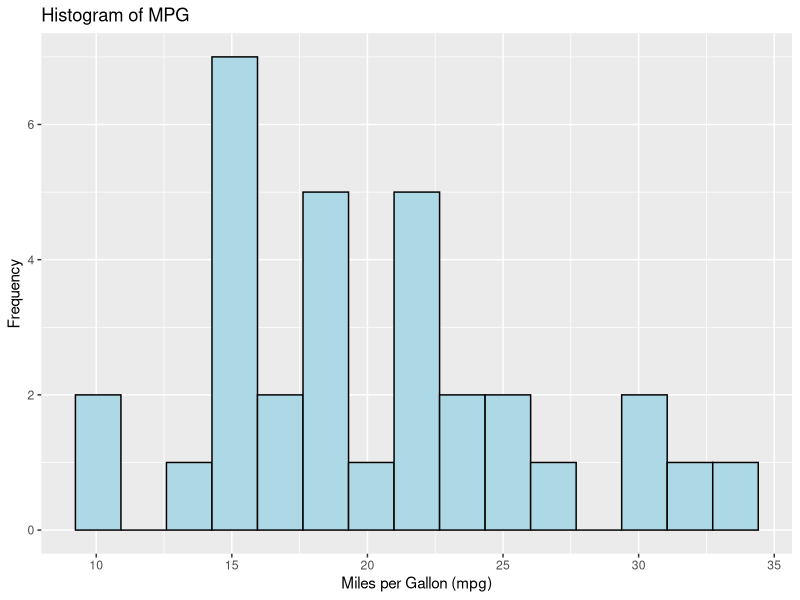
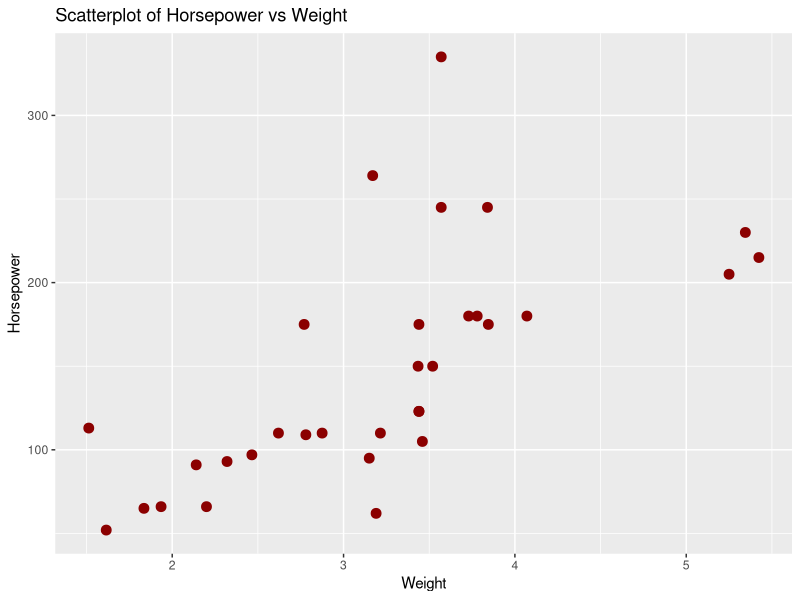
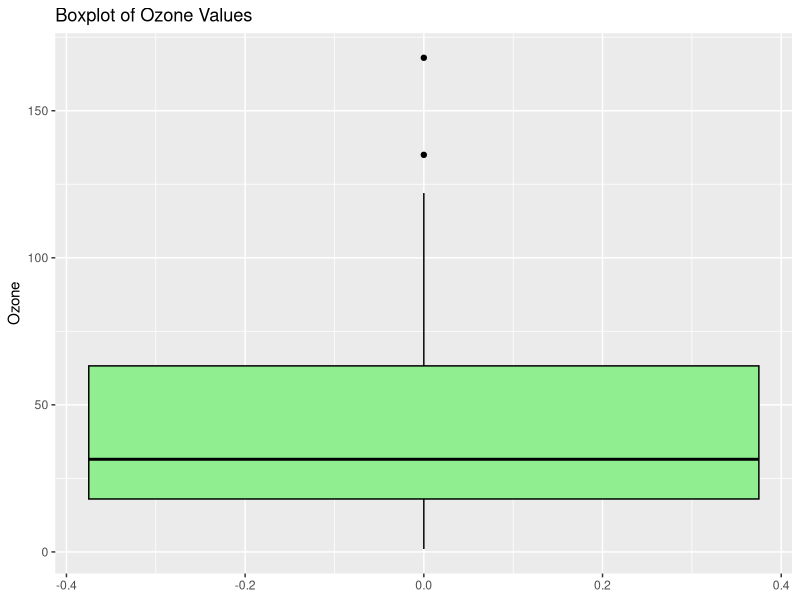
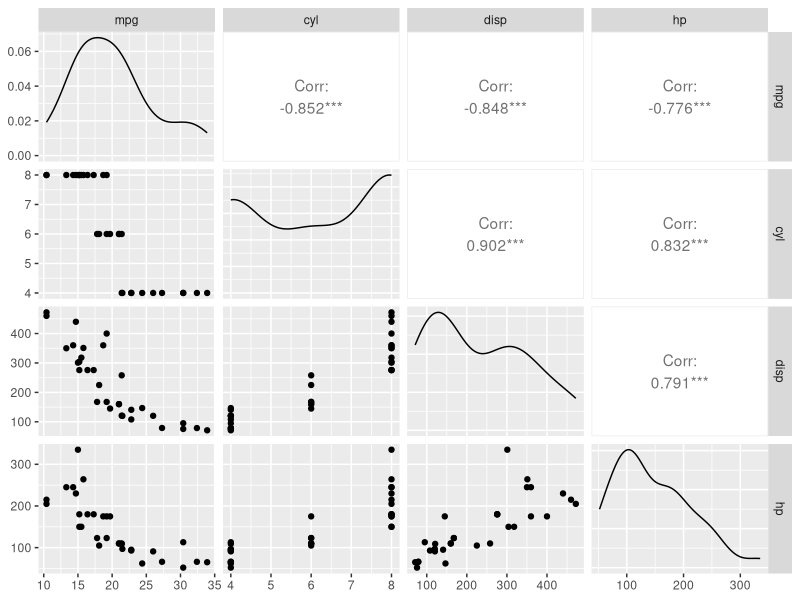

These figures' R source, in order:
install.packages("ggplot2")
install.packages("dplyr")
install.packages("GGally")
library(dplyr)
library(ggplot2)
library(GGally)

# 1. Load required datasets
data("mtcars")
data("airquality")
data("iris")

# 2. Histogram of mpg from mtcars
ggplot(mtcars, aes(x = mpg)) +
  geom_histogram(bins = 15, fill = "lightblue", color = "black") +
  labs(title = "Histogram of MPG", x = "Miles per Gallon (mpg)", y = "Frequency")

# 3. Scatterplot of hp vs wt from mtcars
ggplot(mtcars, aes(x = wt, y = hp)) +
  geom_point(color = "darkred", size = 3) +
  labs(title = "Scatterplot of Horsepower vs Weight", x = "Weight", y = "Horsepower")

# 4. Boxplot of Ozone values from airquality dataset
ggplot(airquality, aes(y = Ozone)) +
  geom_boxplot(fill = "lightgreen", color = "black") +
  labs(title = "Boxplot of Ozone Values", y = "Ozone")

# 5. Correlation between Sepal.Length and Sepal.Width in iris
cor(iris$Sepal.Length, iris$Sepal.Width)

# 6. Pair plot of the first four columns of mtcars
ggpairs(mtcars[, 1:4])
